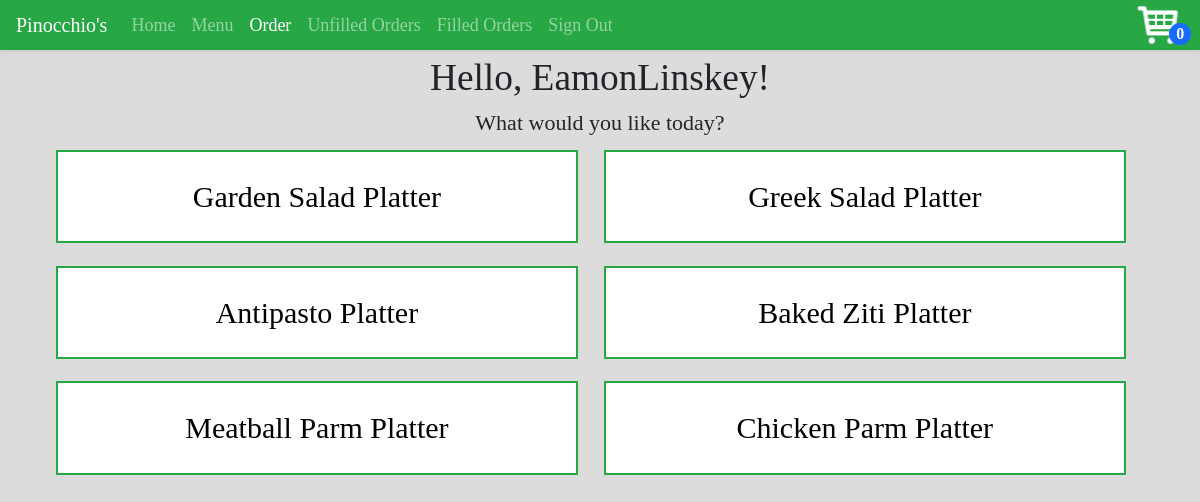
/orders/Dinner Platters (signed in), run on the app's committed database.
### orders/models.py (models this page shows)
class Style(models.Model):
	name = models.CharField(max_length=32)
	sizeList = models.ForeignKey(SizeList, on_delete=models.CASCADE)
	legalExtras = models.ManyToManyField(Extra, blank=True)
	def __str__(self):
   		return f'{self.name}'
	def trim(self):
		return self.name.replace(" ", "")

### orders/views.py (the view)
# urls.py: path("orders/<str:food>", views.style, name="style"),
def style(request, food):
	context={ "foods": Food.objects.all().filter(name=food.title()) }
	if request.user.is_authenticated:
		return render(request, "orders/styles.html", context)
	else:
		return HttpResponseRedirect(reverse("signIn"))

### orders/models.py (called while the page is built)
	@property
	def sizes(self):
		sizes = []
		if self.small != None:
			sizes.append("Small")
		if self.large != None:
			sizes.append("Large")
		return sizes

### orders/templates/orders/styles.html (shortened to what this page needs)
{% extends "orders/base.html" %}
{% block head %}
	{% load static %}
{% endblock %}
{% block body %}
<div class="heading">Hello, {{ user.username }}!</div>
<div class="text-center greeting">What would you like today?</div>
<div class ="container">
	{% for food in foods %}
		{% for style in food.style.all %}
			<div class="food-container">
				<div class="text-center food-link">{{style}}</div>
			</div>
		{% endfor %}
	{% endfor %}
</div>
{% endblock %}

### orders/static/orders/styles/style.css (style rules this page uses)
.food-container { background-color: white; border: 2px solid #28a745; margin: 1%; width: 47%; padding: 2%; display: inline-block; }
.body { background-color: #DCDCDC; font-family: "Palatino"; }
.greeting { font-size: 22px; }
.heading { text-align: center; font-size: 28pt; }
.food-link { text-decoration: none !important; font-size: 30px; color: black; }

### data on the page
Style: name "Garden Salad Platter"
Style: name "Greek Salad Platter"
Style: name "Antipasto Platter"
Style: name "Baked Ziti Platter"
Style: name "Meatball Parm Platter"
Style: name "Chicken Parm Platter"

### other printed values
{{ user.username }} "EamonLinskey"
